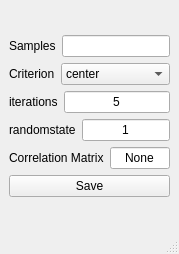
<?xml version="1.0" encoding="UTF-8"?>
<ui version="4.0">
 <class>lhs</class>
 <widget class="QMainWindow" name="lhs">
  <property name="geometry">
   <rect>
    <x>0</x>
    <y>0</y>
    <width>172</width>
    <height>254</height>
   </rect>
  </property>
  <property name="minimumSize">
   <size>
    <width>0</width>
    <height>0</height>
   </size>
  </property>
  <property name="windowTitle">
   <string>Latin Hyper Cube Design</string>
  </property>
  <widget class="QWidget" name="centralwidget">
   <layout class="QGridLayout" name="gridLayout">
    <item row="0" column="0">
     <layout class="QVBoxLayout" name="verticalLayout">
      <item>
       <layout class="QHBoxLayout" name="horizontalLayout">
        <item>
         <widget class="QLabel" name="label_3">
          <property name="toolTip">
           <string>The number of samples to generate for each factor (Default: number of parameters)</string>
          </property>
          <property name="toolTipDuration">
           <number>-1</number>
          </property>
          <property name="text">
           <string>Samples</string>
          </property>
         </widget>
        </item>
        <item>
         <widget class="QLineEdit" name="samples">
          <property name="toolTip">
           <string>he number of samples to generate for each factor (Default: number of parameters)</string>
          </property>
          <property name="toolTipDuration">
           <number>-1</number>
          </property>
          <property name="layoutDirection">
           <enum>Qt::LeftToRight</enum>
          </property>
          <property name="text">
           <string notr="true"/>
          </property>
          <property name="alignment">
           <set>Qt::AlignCenter</set>
          </property>
         </widget>
        </item>
       </layout>
      </item>
      <item>
       <layout class="QHBoxLayout" name="horizontalLayout_2">
        <item>
         <widget class="QLabel" name="label_2">
          <property name="toolTip">
           <string/>
          </property>
          <property name="text">
           <string>Criterion</string>
          </property>
         </widget>
        </item>
        <item>
         <widget class="QComboBox" name="criterion">
          <property name="toolTip">
           <string/>
          </property>
          <item>
           <property name="text">
            <string>center</string>
           </property>
          </item>
          <item>
           <property name="text">
            <string>maximin</string>
           </property>
          </item>
          <item>
           <property name="text">
            <string>centermaximin</string>
           </property>
          </item>
          <item>
           <property name="text">
            <string>correlation</string>
           </property>
          </item>
          <item>
           <property name="text">
            <string>lhsmu</string>
           </property>
          </item>
         </widget>
        </item>
       </layout>
      </item>
      <item>
       <layout class="QHBoxLayout" name="horizontalLayout_3">
        <item>
         <widget class="QLabel" name="label">
          <property name="toolTip">
           <string>The number of iterations in the maximin and correlations algorithms.</string>
          </property>
          <property name="toolTipDuration">
           <number>-1</number>
          </property>
          <property name="text">
           <string>iterations</string>
          </property>
         </widget>
        </item>
        <item>
         <widget class="QLineEdit" name="iterations">
          <property name="toolTip">
           <string>The number of iterations in the maximin and correlations algorithms.</string>
          </property>
          <property name="toolTipDuration">
           <number>-1</number>
          </property>
          <property name="layoutDirection">
           <enum>Qt::LeftToRight</enum>
          </property>
          <property name="text">
           <string notr="true">5</string>
          </property>
          <property name="alignment">
           <set>Qt::AlignCenter</set>
          </property>
         </widget>
        </item>
       </layout>
      </item>
      <item>
       <layout class="QHBoxLayout" name="horizontalLayout_4">
        <item>
         <widget class="QLabel" name="label_4">
          <property name="toolTip">
           <string>Random state (or seed-number) which controls the seed and random draws</string>
          </property>
          <property name="toolTipDuration">
           <number>-1</number>
          </property>
          <property name="text">
           <string>randomstate</string>
          </property>
         </widget>
        </item>
        <item>
         <widget class="QLineEdit" name="randomstate">
          <property name="toolTip">
           <string>Random state (or seed-number) which controls the seed and random draws</string>
          </property>
          <property name="toolTipDuration">
           <number>-1</number>
          </property>
          <property name="layoutDirection">
           <enum>Qt::LeftToRight</enum>
          </property>
          <property name="text">
           <string notr="true">1</string>
          </property>
          <property name="alignment">
           <set>Qt::AlignCenter</set>
          </property>
         </widget>
        </item>
       </layout>
      </item>
      <item>
       <layout class="QHBoxLayout" name="horizontalLayout_5">
        <item>
         <widget class="QLabel" name="label_5">
          <property name="toolTip">
           <string>Enforce correlation between factors (only used in lhsmu)</string>
          </property>
          <property name="toolTipDuration">
           <number>-1</number>
          </property>
          <property name="text">
           <string>Correlation Matrix</string>
          </property>
         </widget>
        </item>
        <item>
         <widget class="QLineEdit" name="correlationmatrix">
          <property name="toolTip">
           <string>Enforce correlation between factors (only used in lhsmu) e.g. [5,5]</string>
          </property>
          <property name="toolTipDuration">
           <number>-1</number>
          </property>
          <property name="layoutDirection">
           <enum>Qt::LeftToRight</enum>
          </property>
          <property name="text">
           <string notr="true">None</string>
          </property>
          <property name="alignment">
           <set>Qt::AlignCenter</set>
          </property>
         </widget>
        </item>
       </layout>
      </item>
      <item>
       <widget class="QPushButton" name="save">
        <property name="text">
         <string>Save</string>
        </property>
       </widget>
      </item>
     </layout>
    </item>
   </layout>
  </widget>
  <widget class="QMenuBar" name="menubar">
   <property name="geometry">
    <rect>
     <x>0</x>
     <y>0</y>
     <width>172</width>
     <height>22</height>
    </rect>
   </property>
  </widget>
  <widget class="QStatusBar" name="statusbar"/>
 </widget>
 <resources/>
 <connections/>
</ui>
